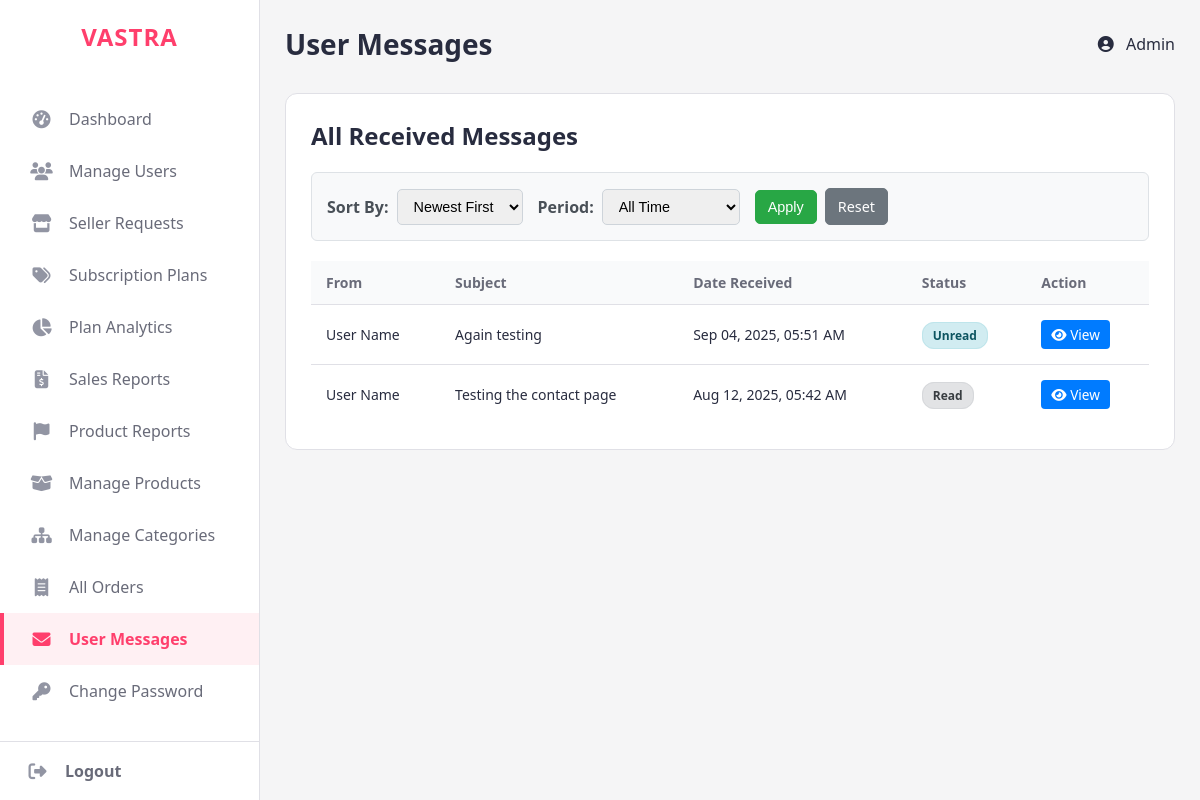
/admin/view-messages.php (signed in), run on the app's committed database.
### tables this page shows
CREATE TABLE `users` (
  `user_id` int(11) NOT NULL,
  `fname` varchar(50) NOT NULL,
  `lname` varchar(50) NOT NULL,
  `email` varchar(50) NOT NULL,
  `phone` varchar(10) NOT NULL
);

CREATE TABLE `contact_messages` (
  `message_id` int(11) NOT NULL,
  `user_id` int(11) NOT NULL,
  `subject` varchar(255) NOT NULL,
  `message` text NOT NULL,
  `status` enum('unread','read','replied') NOT NULL DEFAULT 'unread',
  `created_at` timestamp NOT NULL DEFAULT current_timestamp()
);

### admin/view-messages.php (the view, shortened to what this page needs)
<?php
include "../config.php";
$sort_order = 'newest';
$filter_period = 'all';
$result_admin_name = $conn->query("SELECT fname FROM users WHERE user_id = {$_SESSION['admin_id']}");
$admin_name = $result_admin_name->fetch_assoc()['fname'];
$messages = [];
$sql = "SELECT cm.message_id, cm.subject, cm.status, cm.created_at, u.fname, u.lname
        FROM contact_messages cm
        JOIN users u ON cm.user_id = u.user_id";
$sql_where = "";
$sql_order = ($sort_order === 'oldest') ? " ORDER BY cm.created_at ASC" : " ORDER BY cm.created_at DESC";
$final_sql = $sql . $sql_where . $sql_order;
$stmt = $conn->prepare($final_sql);
$stmt->execute();
$result_messages = $stmt->get_result();
if ($result_messages && $result_messages->num_rows > 0) {
    while ($row = $result_messages->fetch_assoc()) {
        $messages[] = $row;
    }
}
?>
<!DOCTYPE html>
<html lang="en">
<head>
  <link rel="stylesheet" href="https://cdnjs.cloudflare.com/ajax/libs/font-awesome/6.4.0/css/all.min.css">
  <link rel="stylesheet" href="style.css">
</head>
<body>
  <aside class="sidebar">
    <?php require "header.php"; ?>
  </aside>
  <div class="main-content">
    <header class="header">
      <h1>User Messages</h1>
      <div class="admin-profile"><a href="#"><i class="fas fa-user-circle"></i> <?php echo htmlspecialchars($admin_name); ?></a></div>
    </header>
    <main>
      <section class="content-card">
        <h2>All Received Messages</h2>
        <form action="view-messages.php" method="GET" class="filter-toolbar">
            <div class="filter-group">
                <label for="sort">Sort By:</label>
                <select name="sort" id="sort">
                    <option value="newest" <?php if ($sort_order === 'newest') echo 'selected'; ?>>Newest First</option>
                </select>
            </div>
            <div class="filter-group">
                <label for="filter_period">Period:</label>
                <select name="filter_period" id="filter_period">
                    <option value="all" <?php if ($filter_period === 'all') echo 'selected'; ?>>All Time</option>
                </select>
            </div>
            <div class="filter-group">
                <button type="submit">Apply</button>
                <a href="view-messages.php" class="btn-reset">Reset</a>
            </div>
        </form>
        <table class="data-table">
          <thead>
            <tr>
              <th>From</th>
              <th>Subject</th>
              <th>Date Received</th>
              <th>Status</th>
              <th>Action</th>
            </tr>
          </thead>
          <tbody>
            <?php if (empty($messages)): ?>
              <tr>
                <td colspan="5" style="text-align:center;">No messages found for the selected criteria.</td>
              </tr>
            <?php else: ?>
              <?php foreach ($messages as $message): ?>
                <tr>
                  <td><?php echo htmlspecialchars($message['fname'] . ' ' . $message['lname']); ?></td>
                  <td><?php echo htmlspecialchars($message['subject']); ?></td>
                  <td><?php echo date('M d, Y, h:i A', strtotime($message['created_at'])); ?></td>
                  <td>
                    <span class="status <?php echo htmlspecialchars(strtolower($message['status'])); ?>">
                        <?php echo htmlspecialchars(ucfirst($message['status'])); ?>
                    </span>
                  </td>
                  <td>
                    <a href="message-detail.php?id=<?php echo $message['message_id']; ?>" class="btn-action view">
                      <i class="fas fa-eye"></i> View
                    </a>
                  </td>
                </tr>
              <?php endforeach; ?>
            <?php endif; ?>
          </tbody>
        </table>
      </section>
    </main>
  </div>
</body>
</html>

### admin/style.css (style rules this page uses)
:root { --primary: #ff3f6c; --primary-dark: #e6395a; --primary-light-bg: #fff0f3; --secondary: #282c3f; --light-gray: #f5f5f6; --dark-gray: #696b79; --white: #ffffff; --border-color: #e0e0e6; --success: #28a745; --warning: #ffc107; --danger: #dc3545; }
* { margin: 0; padding: 0; box-sizing: border-box; }
body { font-family: 'Segoe UI', Tahoma, Geneva, Verdana, sans-serif; background-color: var(--light-gray); display: flex; color: var(--secondary); }
.main-content { margin-left: 260px; width: calc(100% - 260px); padding: 25px; }
.header { display: flex; justify-content: space-between; align-items: center; margin-bottom: 30px; }
.header h1 { font-size: 28px; color: var(--secondary); }
.admin-profile a { color: var(--secondary); text-decoration: none; font-weight: 500; }
.admin-profile .fa-user-circle { margin-right: 8px; }
.content-card { background: white; margin-top: 30px; padding: 25px; border-radius: 12px; border: 1px solid var(--border-color); }
.content-card h2 { margin-bottom: 20px; color: var(--secondary); }
.data-table { width: 100%; border-collapse: collapse; font-size: 14px; }
.data-table thead th { text-align: left; padding: 12px 15px; background-color: #f9fafb; font-weight: 600; color: var(--dark-gray); border-bottom: 1px solid var(--border-color); }
.data-table tbody td { padding: 15px; border-bottom: 1px solid var(--border-color); vertical-align: middle; }
.data-table tbody tr:last-child td { border-bottom: none; }
.status { padding: 4px 10px; border-radius: 12px; font-size: 12px; font-weight: 600; }

### admin/view-messages.php (style rules this page uses)
.status.unread { background-color: #d1ecf1; color: #0c5460; border: 1px solid #bee5eb; }
.status.read { background-color: #e2e3e5; color: #383d41; border: 1px solid #d6d8db; }
.btn-action { color: #fff !important; padding: 5px 10px; border-radius: 4px; text-decoration: none; font-size: 0.85rem; transition: opacity 0.3s; display: inline-block; }
.btn-action.view { background-color: #007bff; }
.filter-toolbar { display: flex; flex-wrap: wrap; align-items: center; gap: 15px; padding: 15px; background-color: #f8f9fa; border-radius: 6px; margin-bottom: 20px; border: 1px solid #dee2e6; }
.filter-group { display: flex; align-items: center; gap: 8px; }
.filter-toolbar label { font-weight: 600; color: #495057; }
.filter-toolbar select, .filter-toolbar button { padding: 8px 12px; font-size: 0.9rem; border-radius: 5px; border: 1px solid #ced4da; }
.filter-toolbar button { background-color: #28a745; color: white; cursor: pointer; border-color: #28a745; }
.btn-reset { background-color: #6c757d; color: white !important; text-decoration: none; padding: 8px 12px; font-size: 0.9rem; border-radius: 5px; border: 1px solid #6c757d; }

### admin/header.php (style rules this page uses)
.sidebar { width: 260px; background-color: var(--white); height: 100vh; position: fixed; top: 0; left: 0; display: flex; flex-direction: column; border-right: 1px solid var(--border-color); z-index: 100; }

### data on the page
users: fname "Admin"
contact_messages: user.lname "User Name", subject "Again testing", created_at "Sep 04, 2025, 05:51 AM", status "Unread"
contact_messages: user.lname "User Name", subject "Testing the contact page", created_at "Aug 12, 2025, 05:42 AM", status "Read"
